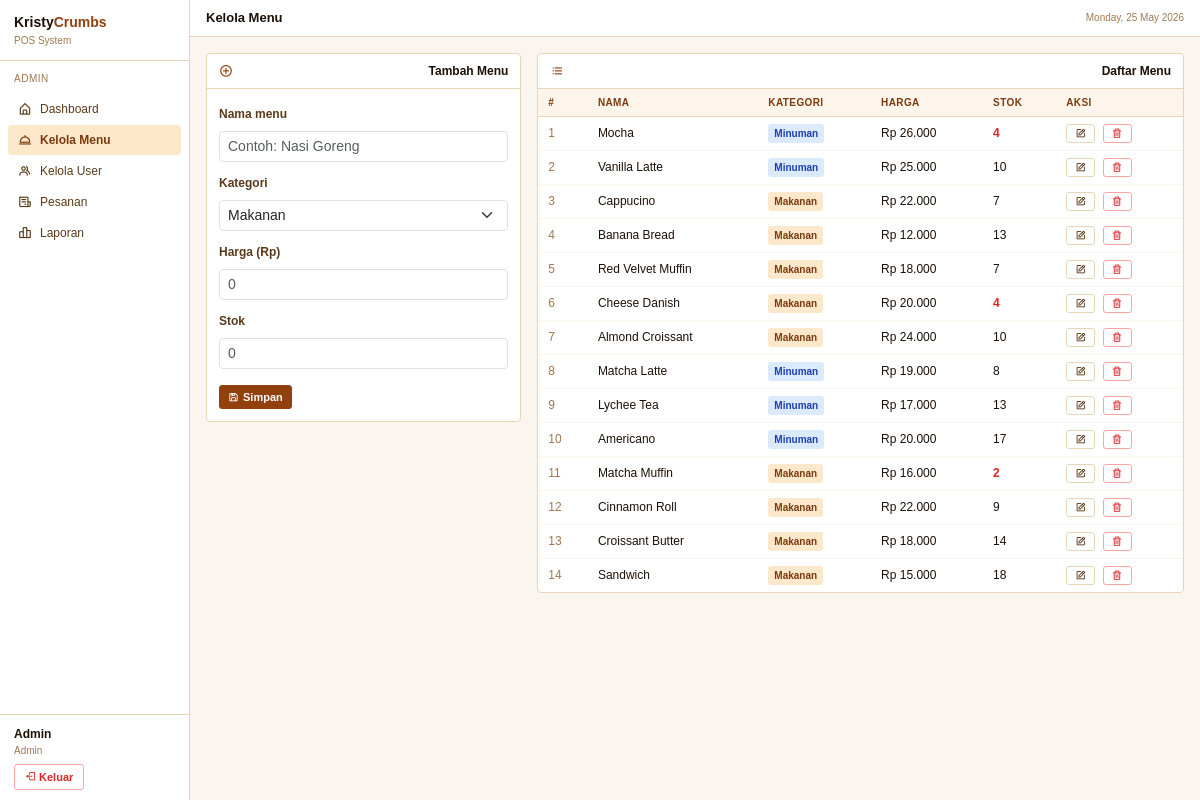
The app's page /admin.php?tab=menu (signed in) with its own data.
### tables this page shows
CREATE TABLE `tb_menu` (
  `id_menu` int(11) NOT NULL,
  `nama_menu` varchar(100) NOT NULL,
  `kategori` enum('makanan','minuman') NOT NULL,
  `harga` int(11) NOT NULL,
  `stok` int(11) NOT NULL
);

### admin.php (the view, shortened to what this page needs)
<?php
include 'function/connect.php';
$tab = $_GET['tab'] ?? 'dashboard';
$page_title = match ($tab) {
  'menu'    => 'Kelola Menu',
  'user'    => 'Kelola User',
  'pesanan' => 'Pesanan',
  'laporan' => 'Laporan',
  default   => 'Dashboard',
};
$active = $tab === 'dashboard' ? 'dashboard' : $tab;
include '_layout.php';
?>
<?php if ($tab === 'dashboard'): ?>
  <?php
  $omzet    = mysqli_fetch_assoc(mysqli_query($koneksi, "SELECT IFNULL(SUM(total_harga),0) AS n FROM tb_pesanan WHERE status_bayar='lunas' AND DATE(tgl_pesanan)=CURDATE()"))['n'];
  $trx      = mysqli_fetch_assoc(mysqli_query($koneksi, "SELECT COUNT(*) AS n FROM tb_pesanan WHERE DATE(tgl_pesanan)=CURDATE()"))['n'];
  $belum    = mysqli_fetch_assoc(mysqli_query($koneksi, "SELECT COUNT(*) AS n FROM tb_pesanan WHERE status_bayar='belum_bayar'"))['n'];
  $tot_menu = mysqli_fetch_assoc(mysqli_query($koneksi, "SELECT COUNT(*) AS n FROM tb_menu"))['n'];
  ?>
  <div class="stat-grid">
    <div class="stat-box">
      <div class="stat-label">Omzet Hari Ini</div>
      <div class="stat-value">Rp <?= number_format($omzet, 0, ',', '.') ?></div>
    </div>
    <div class="stat-box">
      <div class="stat-label">Transaksi Hari Ini</div>
      <div class="stat-value dark"><?= $trx ?></div>
    </div>
    <div class="stat-box">
      <div class="stat-label">Belum Bayar</div>
      <div class="stat-value blue"><?= $belum ?></div>
    </div>
    <div class="stat-box">
      <div class="stat-label">Total Menu</div>
      <div class="stat-value dark"><?= $tot_menu ?></div>
    </div>
  </div>
  <div class="kc-card">
    <div class="kc-card-header"><span><i class='bx bx-receipt'></i> Pesanan Terbaru</span></div>
    <table class="kc-table w-100">
      <thead>
        <tr>
          <th>#</th>
          <th>Pelanggan</th>
          <th>Meja</th>
          <th>Total</th>
          <th>Status Bayar</th>
          <th>Status Pesanan</th>
        </tr>
      </thead>
      <tbody>
        <?php $q = mysqli_query($koneksi, "SELECT * FROM tb_pesanan ORDER BY id_pesanan DESC LIMIT 10");
        while ($r = mysqli_fetch_assoc($q)): ?>
          <tr>
            <td style="color:#a07850"><?= $r['id_pesanan'] ?></td>
            <td><?= htmlspecialchars($r['nama_pelanggan']) ?></td>
            <td>Meja <?= $r['no_meja'] ?></td>
            <td>Rp <?= number_format($r['total_harga'], 0, ',', '.') ?></td>
            <td><span class="kc-badge <?= $r['status_bayar'] === 'lunas' ? 'kc-badge-green' : 'kc-badge-yellow' ?>"><?= $r['status_bayar'] ?></span></td>
            <td><span class="kc-badge <?= $r['status_pesanan'] === 'selesai' ? 'kc-badge-brown' : 'kc-badge-blue' ?>"><?= $r['status_pesanan'] ?></span></td>
          </tr>
        <?php endwhile; ?>
      </tbody>
    </table>
  </div>
<?php elseif ($tab === 'menu'): ?>
  <div class="row g-3">
    <div class="col-md-4">
      <div class="kc-card">
        <div class="kc-card-header"><i class='bx bx-plus-circle'></i> Tambah Menu</div>
        <div class="kc-card-body">
          <form action="function/function_menu/add_menu.php" method="POST">
            <div class="mb-2"><label class="form-label">Nama menu</label><input type="text" name="nama_menu" class="form-control form-control-sm" placeholder="Contoh: Nasi Goreng" required></div>
            <div class="mb-2"><label class="form-label">Kategori</label>
              <select name="kategori" class="form-select form-select-sm" required>
                <option value="makanan">Makanan</option>
              </select>
            </div>
            <div class="mb-2"><label class="form-label">Harga (Rp)</label><input type="number" name="harga" class="form-control form-control-sm" placeholder="0" required></div>
            <div class="mb-3"><label class="form-label">Stok</label><input type="number" name="stok" class="form-control form-control-sm" placeholder="0" required></div>
            <button type="submit" name="add_menu" class="btn-kc btn-kc-sm"><i class='bx bx-save'></i> Simpan</button>
          </form>
        </div>
      </div>
    </div>
    <div class="col-md-8">
      <div class="kc-card">
        <div class="kc-card-header"><i class='bx bx-list-ul'></i> Daftar Menu</div>
        <table class="kc-table w-100">
          <thead>
            <tr>
              <th>#</th>
              <th>Nama</th>
              <th>Kategori</th>
              <th>Harga</th>
              <th>Stok</th>
              <th>Aksi</th>
            </tr>
          </thead>
          <tbody>
            <?php $no = 1;
            $q = mysqli_query($koneksi, "SELECT * FROM tb_menu ORDER BY id_menu DESC");
            while ($d = mysqli_fetch_assoc($q)): ?>
              <tr>
                <td style="color:#a07850"><?= $no++ ?></td>
                <td><?= htmlspecialchars($d['nama_menu']) ?></td>
                <td><span class="kc-badge <?= $d['kategori'] === 'makanan' ? 'kc-badge-brown' : 'kc-badge-blue' ?>"><?= ucfirst($d['kategori']) ?></span></td>
                <td>Rp <?= number_format($d['harga'], 0, ',', '.') ?></td>
                <td <?= $d['stok'] <= 5 ? 'style="color:#dc2626;font-weight:600"' : '' ?>><?= $d['stok'] ?></td>
                <td>
                  <a href="edit_menu.php?id=<?= $d['id_menu'] ?>" class="btn-kc-outline"><i class='bx bx-edit'></i></a>
                  <a href="function/function_menu/delete_menu.php?id=<?= $d['id_menu'] ?>" class="btn-kc-danger ms-1" onclick="return confirm('Hapus menu ini?')"><i class='bx bx-trash'></i></a>
                </td>
              </tr>
            <?php endwhile; ?>
          </tbody>
        </table>
      </div>
    </div>
  </div>
<?php endif; ?>
<?php include '_layout_end.php'; ?>

### _layout.php (shortened to what this page needs)
<?php
$role  = $_SESSION['role'] ?? '';
$uname = $_SESSION['username'] ?? '';
?>
<!DOCTYPE html>
<html lang="id">
<head>
  <link href="https://cdn.jsdelivr.net/npm/bootstrap@5.3.3/dist/css/bootstrap.min.css" rel="stylesheet">
  <link rel="stylesheet" href="https://unpkg.com/boxicons@2.1.4/css/boxicons.min.css">
</head>
<body>
  <div class="layout">
    <div class="sidebar">
      <div class="sb-brand">
        <div class="sb-brand-name">Kristy<span>Crumbs</span></div>
        <div class="sb-brand-sub">POS System</div>
      </div>
      <?php if ($role === 'admin'): ?>
        <div class="sb-section">Admin</div>
        <div class="sb-nav">
          <a href="admin.php" class="sb-link <?= ($active ?? '') === 'dashboard' ? 'active' : '' ?>"><i class='bx bx-home-alt'></i> Dashboard</a>
          <a href="admin.php?tab=menu" class="sb-link <?= ($active ?? '') === 'menu' ? 'active' : '' ?>"><i class='bx bx-dish'></i> Kelola Menu</a>
          <a href="admin.php?tab=user" class="sb-link <?= ($active ?? '') === 'user' ? 'active' : '' ?>"><i class='bx bx-group'></i> Kelola User</a>
          <a href="admin.php?tab=pesanan" class="sb-link <?= ($active ?? '') === 'pesanan' ? 'active' : '' ?>"><i class='bx bx-receipt'></i> Pesanan</a>
          <a href="admin.php?tab=laporan" class="sb-link <?= ($active ?? '') === 'laporan' ? 'active' : '' ?>"><i class='bx bx-bar-chart-alt-2'></i> Laporan</a>
        </div>
      <?php endif; ?>
      <div class="sb-foot">
        <div class="sb-user-name"><?= htmlspecialchars($uname) ?></div>
        <div class="sb-user-role"><?= ucfirst($role) ?></div>
        <a href="function/logout.php" class="btn-logout"><i class='bx bx-log-out'></i> Keluar</a>
      </div>
    </div>
    <div class="main-wrap">
      <div class="topbar">
        <div class="topbar-title"><?= $page_title ?? '' ?></div>
        <div class="topbar-sub"><?= date('l, d F Y') ?></div>
      </div>
      <div class="page-content">

### _layout_end.php (shortened to what this page needs)
  </div>
</div>
</div>
</body>
</html>

### _layout.php (style rules this page uses)
* { font-family: sans-serif; }
body { background: #faf5ee; margin: 0; }
a { text-decoration: none; }
.layout { display: flex; min-height: 100vh; }
.sidebar { width: 190px; background: #fff; border-right: 1px solid #e8d5b8; display: flex; flex-direction: column; flex-shrink: 0; position: sticky; top: 0; height: 100vh; }
.sb-brand { padding: 12px 14px; border-bottom: 1px solid #e8d5b8; }
.sb-brand-name { font-size: 14px; font-weight: 700; color: #1c1007; }
.sb-brand-name span { color: #92400e; }
.sb-brand-sub { font-size: 10px; color: #a07850; }
.sb-section { padding: 10px 14px 4px; font-size: 10px; color: #a07850; text-transform: uppercase; letter-spacing: .05em; }
.sb-nav { padding: 4px 8px; }
.sb-link { display: flex; align-items: center; gap: 8px; padding: 6px 10px; color: #5a3a1a; font-size: 12px; border-radius: 3px; margin-bottom: 1px; }
.sb-link i { font-size: 14px; }
.sb-link.active { background: #fde8cc; color: #7c3a0e; font-weight: 600; }
.sb-foot { margin-top: auto; padding: 10px 14px; border-top: 1px solid #e8d5b8; }
.sb-user-name { font-size: 12px; font-weight: 600; color: #1c1007; }
.sb-user-role { font-size: 10px; color: #a07850; margin-bottom: 6px; }
.btn-logout { display: inline-block; padding: 4px 10px; border: 1px solid #fca5a5; border-radius: 3px; color: #dc2626; font-size: 11px; font-weight: 600; }
.main-wrap { flex: 1; display: flex; flex-direction: column; overflow-x: hidden; }
.topbar { background: #fff; border-bottom: 1px solid #e8d5b8; padding: 8px 16px; display: flex; align-items: center; justify-content: space-between; }
.topbar-title { font-size: 13px; font-weight: 700; color: #1c1007; }
.topbar-sub { font-size: 10px; color: #a07850; }
.page-content { padding: 16px; }
.kc-card { background: #fff; border: 1px solid #e8d5b8; border-radius: 4px; margin-bottom: 14px; }
.kc-card-header { padding: 8px 12px; border-bottom: 1px solid #e8d5b8; font-weight: 700; font-size: 12px; color: #1c1007; display: flex; align-items: center; justify-content: space-between; }
.kc-card-header i { color: #92400e; font-size: 14px; margin-right: 4px; }
.kc-card-body { padding: 12px; }
.kc-table thead th { background: #fdf5ec; color: #7c3a0e; font-size: 10px; font-weight: 700; text-transform: uppercase; letter-spacing: .04em; padding: 6px 10px; border-bottom: 1px solid #e8d5b8; }
.kc-table tbody td { padding: 7px 10px; border-bottom: 1px solid #fdf5ec; font-size: 12px; vertical-align: middle; color: #1c1007; }
.kc-table tbody tr:last-child td { border-bottom: none; }
.kc-badge { border-radius: 3px; padding: 2px 6px; font-size: 10px; font-weight: 700; display: inline-block; }
.kc-badge-brown { background: #fde8cc; color: #7c3a0e; }
.kc-badge-blue { background: #dbeafe; color: #1e40af; }
.btn-kc { background: #92400e; border: 1px solid #92400e; color: #fff; border-radius: 3px; padding: 5px 10px; font-size: 12px; font-weight: 600; cursor: pointer; display: inline-flex; align-items: center; gap: 4px; }
.btn-kc-sm { padding: 3px 8px; font-size: 11px; }
.btn-kc-outline { background: #fff; border: 1px solid #e8d5b8; color: #5a3a1a; border-radius: 3px; padding: 3px 8px; font-size: 11px; cursor: pointer; display: inline-flex; align-items: center; gap: 4px; }
.btn-kc-danger { background: #fff; border: 1px solid #fca5a5; color: #dc2626; border-radius: 3px; padding: 3px 8px; font-size: 11px; cursor: pointer; display: inline-flex; align-items: center; gap: 4px; }
.form-label { font-size: 12px; font-weight: 600; color: #5a3a1a; }

### records on screen
tb_menu: nama_menu "Mocha", kategori "Minuman", harga "26.000", stok "4"
tb_menu: nama_menu "Vanilla Latte", kategori "Minuman", harga "25.000", stok "10"
tb_menu: nama_menu "Cappucino", kategori "Makanan", harga "22.000", stok "7"
tb_menu: nama_menu "Banana Bread", kategori "Makanan", harga "12.000", stok "13"
tb_menu: nama_menu "Red Velvet Muffin", kategori "Makanan", harga "18.000", stok "7"
tb_menu: nama_menu "Cheese Danish", kategori "Makanan", harga "20.000", stok "4"
tb_menu: nama_menu "Almond Croissant", kategori "Makanan", harga "24.000", stok "10"
tb_menu: nama_menu "Matcha Latte", kategori "Minuman", harga "19.000", stok "8"
tb_menu: nama_menu "Lychee Tea", kategori "Minuman", harga "17.000", stok "13"
tb_menu: nama_menu "Americano", kategori "Minuman", harga "20.000", stok "17"
tb_menu: nama_menu "Matcha Muffin", kategori "Makanan", harga "16.000", stok "2"
tb_menu: nama_menu "Cinnamon Roll", kategori "Makanan", harga "22.000", stok "9"
tb_menu: nama_menu "Croissant Butter", kategori "Makanan", harga "18.000", stok "14"
tb_menu: nama_menu "Sandwich", kategori "Makanan", harga "15.000", stok "18"

### other values on screen
$uname "Admin"
$role "Admin"
$page_title "Kelola Menu"
